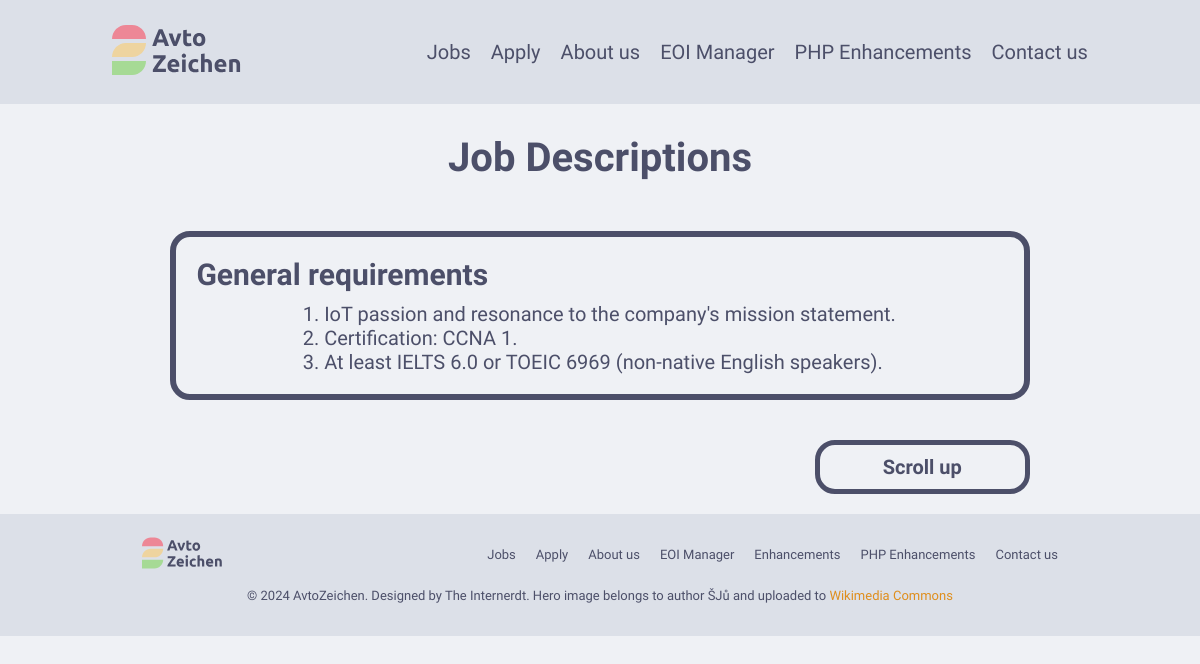
Before: /jobs.php with the older database file.
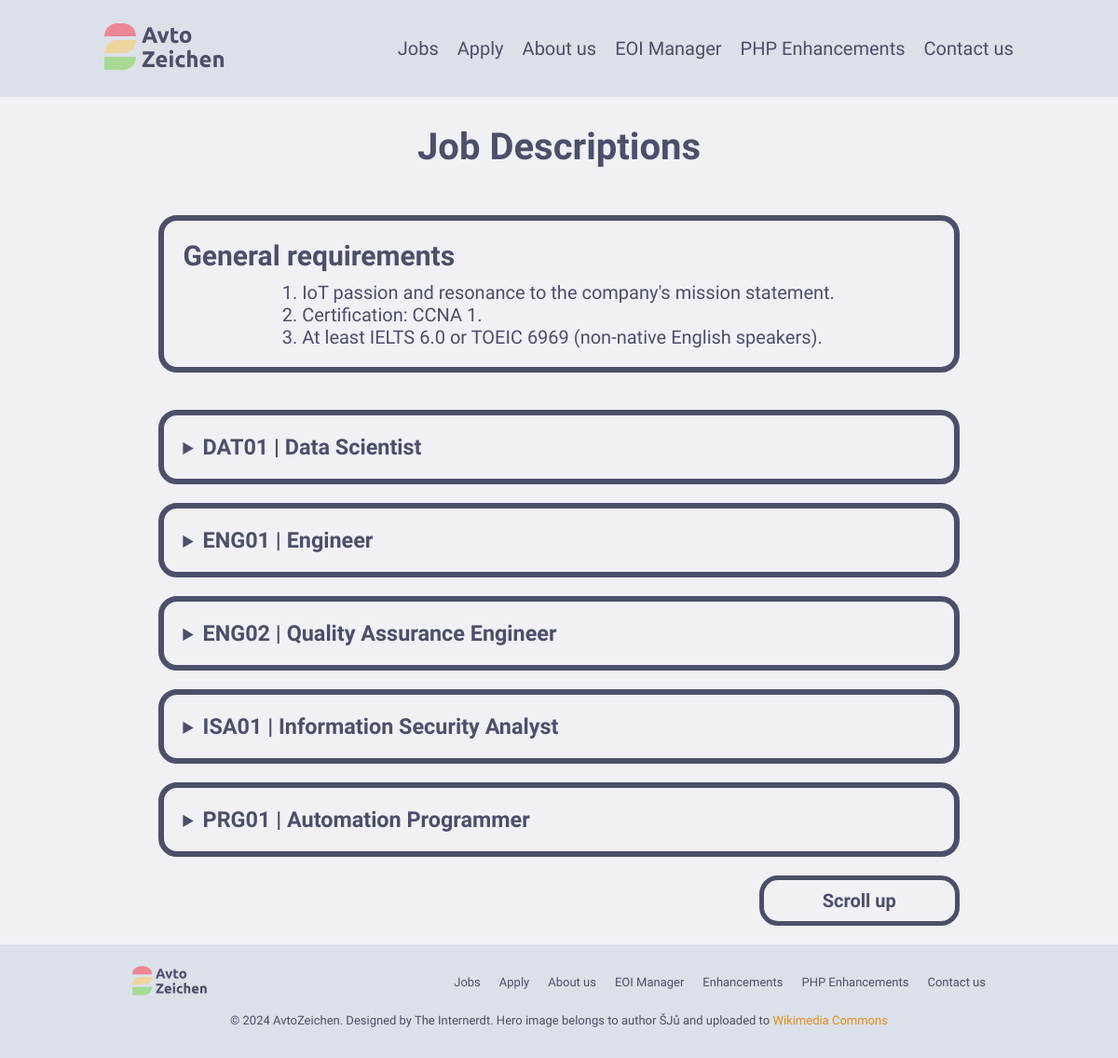
After: the same page with the newer database file.
### tables this page shows
CREATE TABLE IF NOT EXISTS jobs (
	`ref_number` CHAR(5) NOT NULL,
	`title` VARCHAR(30) NOT NULL,
	`description` TEXT NOT NULL,
	`salary_min` MEDIUMINT UNSIGNED NOT NULL,
	`salary_max` MEDIUMINT UNSIGNED NOT NULL,
	`report_to` VARCHAR(30) NOT NULL,
	`responsibilities` TEXT NOT NULL,
	`requirements_essentials` TEXT NOT NULL,
	`requirements_preferable` TEXT NULL,
	PRIMARY KEY (`ref_number`)
);

### jobs.php (the view, shortened to what this page needs)
<!DOCTYPE html>
<html lang='en'>
<head>
	<link rel='stylesheet' href='./styles/style.css'>
</head>
<?php
	function echo_one_job_description($job) {
		echo '<details>';
		echo '<summary><h3>', $job -> ref_number, ' | ', $job -> title, '</h3></summary>';
		echo '</details>';
	}
	function main_process() {
		try {
			$conn = mysqli_connect(Hostname, Username, Password, Database);
		} catch (Exception $error) {
			$error_msg = $error -> getmessage();
			echo '<h2>Could not load job descriptions</h2><p>', $error_msg, '</p>';
			return false;
		}
		$sql = $conn -> prepare('SELECT * FROM jobs ORDER BY ref_number');
		$sql -> execute(); $result = $sql -> get_result();
		while ($job = $result -> fetch_object()) echo_one_job_description($job);
	}
?>
<body>
	<?php require_once './+bmenu.inc'; ?>
	<header id='top'>
		<h1>Job Descriptions</h1>
	</header>
	<main>
		<aside class='infobox'>
			<h2>General requirements</h2>
			<ol>
				<li>IoT passion and resonance to the company's mission statement.</li>
				<li>Certification: CCNA 1.</li>
				<li>At least IELTS 6.0 or TOEIC 6969 (non-native English speakers).</li>
			</ol>
		</aside>
		<?php main_process(); ?>
		<aside id='go-up'>
			<a href='#top'>
				<strong>Scroll up</strong>
			</a>
		</aside>
	</main>
	<?php require_once './+footer.inc'; ?>
</body>
</html>

### +bmenu.inc (shortened to what this page needs)
<nav>
	<a href='./'><img src='./images/logo.svg' alt='AvtoZeichen Logo' width='130' height='52'></a>
	<ul>
		<li><a href='./jobs.php'>Jobs</a></li>
		<li><a href='./apply.php'>Apply</a></li>
		<li><a href='./about.php'>About us</a></li>
		<li><a href='./manage.php'>EOI Manager</a></li>
		<li><a href='./phpenhancements.php'>PHP Enhancements</a></li>
		<li><a href='mailto:104993913@student.swin.edu.au'>Contact us</a></li>
	</ul>
</nav>

### +footer.inc
<footer>
	<a href='./'><img src='./images/logo.svg' alt='AvtoZeichen Logo' width='130' height='52' id='footer-logo'></a>
	<ul>
		<li><a href='./jobs.php'>Jobs</a></li>
		<li><a href='./apply.php'>Apply</a></li>
		<li><a href='./about.php'>About us</a></li>
		<li><a href='./manage.php'>EOI Manager</a></li>
		<li><a href='./enhancements.php'>Enhancements</a></li>
		<li><a href='./phpenhancements.php'>PHP Enhancements</a></li>
		<li><a href='mailto:104993913@student.swin.edu.au'>Contact us</a></li>
	</ul>
	<p>
		&copy; 2024 AvtoZeichen. Designed by <a href='./about.php'>The&nbsp;Internerdt</a>.
		Hero image belongs to author ŠJů and uploaded to
		<a href='https://commons.wikimedia.org/wiki/File:Nov%C3%A1_Povltavsk%C3%A1,_Ho%C5%99%C3%AD_v_tunelu_(01).jpg'
			class='text-yellow'>Wikimedia Commons</a>
	</p>
</footer>

### styles/style.css (style rules this page uses)
:root { --rosewater: #f4dbd6; --flamingo: #f0c6c6; --pink: #f5bde6; --mauve: #c6a0f6; --red: #ed8796; --maroon: #ee99a0; --peach: #f5a97f; --yellow: #eed49f; --green: #a6da95; --teal: #8bd5ca; --sky: #91d7e3; --sapphire: #7dc4e4; --blue: #8aadf4; --lavender: #b7bdf8; --text: #cad3f5; --subtext1: #b8c0e0; --subtext0: #a5adcb; --overlay2: #939ab7; --overlay1: #8087a2; --overlay0: #6e738d; --surface2: #5b6078; --surface1: #494d64; --surface0: #363a4f; --base: #24273a; --mantle: #1e2030; --crust: #181926; --default-transition: cubic-bezier(0.075, 0.82, 0.165, 1); --burger-width: 80vw; color: var(--text); font-size: 16px; font-family: Lexend, sans-serif; scroll-behavior: smooth; }
* { box-sizing: border-box; }
body { margin: 0; background-color: var(--base); }
header { padding: 1rem; }
header h1 { text-align: center; }
main, form, article { max-width: 80ch; margin: auto; }
:is(main, form, article, nav, footer, fieldset) { padding: 1rem; }
:is(blockquote, fieldset, legend, details) { border-radius: 1rem; }
:is(h1, h2, h3, h4, h5, h6) { margin-block: 0.5rem; }
:is(h1, h2, h3) { font-family: Ubuntu, sans-serif; }
h1 { font: bold 2em Ubuntu, sans-serif; }
a { color: inherit; text-decoration: none; transition: 1s var(--default-transition); }
.text-yellow { color: var(--yellow); }
nav { background-color: var(--crust); display: flex; justify-content: space-between; align-items: center; position: sticky; top: 0; }
nav ul { padding: 0; gap: 1rem; display: none; list-style-type: none; }
nav ul li { transition: 1s var(--default-transition); }
footer { display: flex; flex-wrap: wrap; align-items: center; justify-content: space-around; column-gap: 1rem; background-color: var(--crust); font-size: small; text-align: center; clear: both; }
footer ul { padding: 0; gap: 1rem; display: flex; flex-wrap: wrap; justify-content: center; list-style-type: none; }
footer img { width: auto; height: 2.5em; }
aside.infobox { margin: 0 auto 2rem; padding: 1rem; color: var(--yellow); border: 6px solid var(--yellow); border-radius: 1rem; }
aside.infobox h2 { margin-top: 0; }
aside.infobox ol { width: fit-content; margin: auto; }
aside#go-up { width: 25%; margin-bottom: 1rem; float: right; border: 0.25em solid var(--flamingo); border-radius: 1rem; text-align: center; color: var(--flamingo); background-color: var(--base); }
aside#go-up a { padding: 0.5rem 1rem; display: inline-block; }
aside#go-up strong { display: none; }
details { margin-bottom: 1rem; clear: both; --accent: var(--flamingo); color: var(--base); background-color: var(--accent); }
details:nth-child(even) { --accent: var(--rosewater); }
summary { padding: 1rem; cursor: pointer; }
summary h3 { display: inline; margin: 0; }
:is(details, aside.infobox) :where(ul, ol) { padding-left: 1rem; }
@media (prefers-color-scheme: light) { :root { --rosewater: #dc8a78; --flamingo: #dd7878; --pink: #ea76cb; --mauve: #8839ef; --red: #d20f39; --maroon: #e64553; --peach: #fe640b; --yellow: #df8e1d; --green: #40a02b; --teal: #179299; --sky: #04a5e5; --sapphire: #209fb5; --blue: #1e66f5; --lavender: #7287fd; --text: #4c4f69; --subtext1: #5c5f77; --subtext0: #6c6f85; --overlay2: #7c7f93; --overlay1: #8c8fa1; --overlay0: #9ca0b0; --surface2: #acb0be; --surface1: #bcc0cc; --surface0: #ccd0da; --base: #eff1f5; --mantle: #e6e9ef; --crust: #dce0e8; } }
@media (prefers-color-scheme: light) { aside.infobox { color: var(--text); border-color: var(--text); } }
@media (prefers-color-scheme: light) { aside#go-up { color: var(--text); border-color: var(--text); background-color: var(--base); } }
@media (prefers-color-scheme: light) { details { --accent: var(--green); color: var(--text); border: 6px solid var(--text); background-color: unset; } }
@media (prefers-color-scheme: light) { details:nth-child(even) { --accent: var(--flamingo); } }
@media (width > 600px) and (height > 600px) { :root { font-size: 20px; } }
@media (width > 600px) and (height > 600px) { nav { justify-content: space-around; } }
@media (width > 600px) and (height > 600px) { nav ul { display: flex; flex-wrap: wrap; justify-content: center; } }
@media (width > 600px) and (height > 600px) { footer { flex-direction: row; } }
@media (width > 600px) and (height > 600px) { aside#go-up strong { display: inline-block; } }

Changed rows visible on the page:
added jobs: ref_number "DAT01", title "Data Scientist"
added jobs: ref_number "ENG01", title "Engineer"
added jobs: ref_number "ENG02", title "Quality Assurance Engineer"
added jobs: ref_number "ISA01", title "Information Security Analyst"
added jobs: ref_number "PRG01", title "Automation Programmer"
